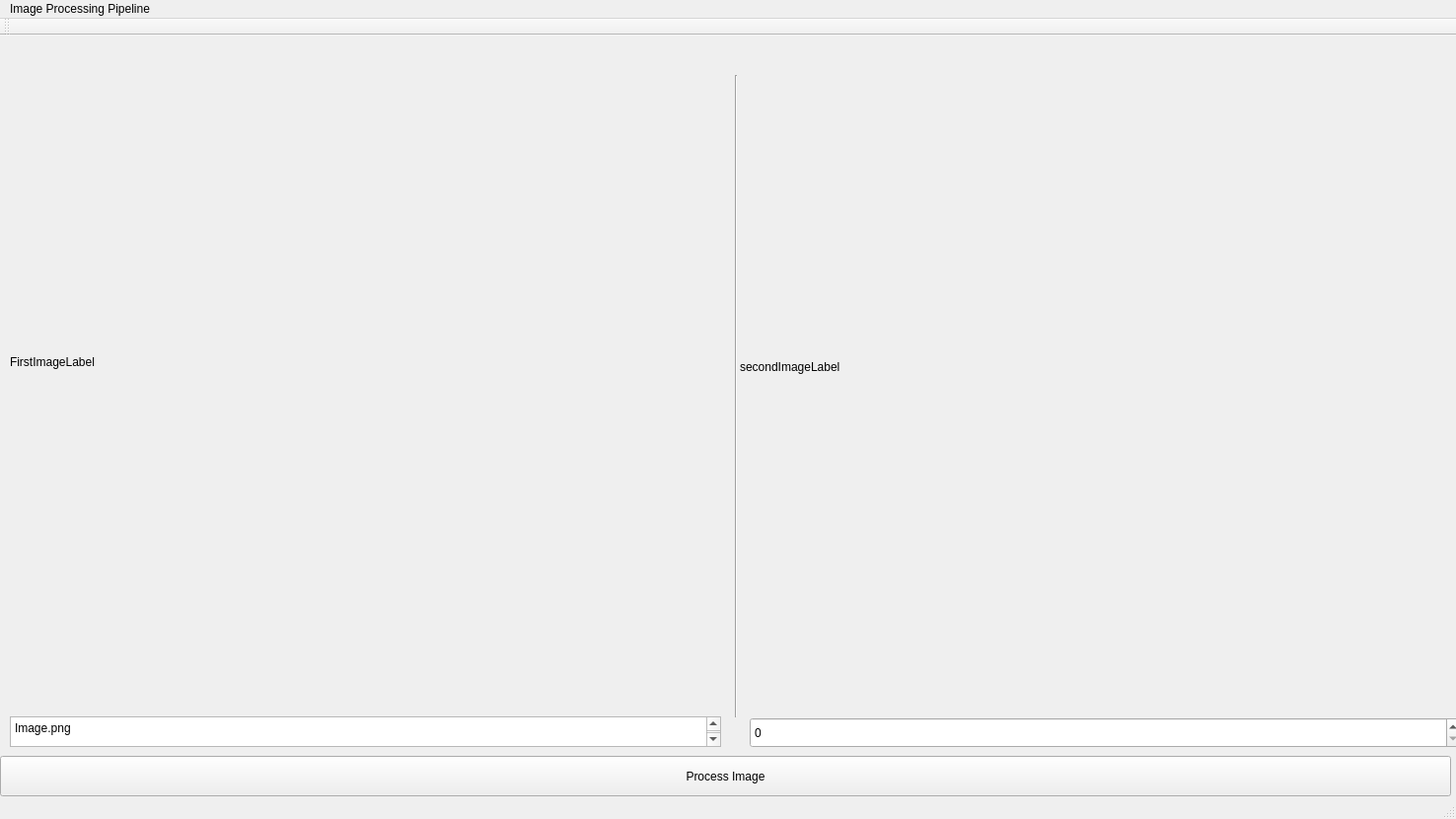
<?xml version="1.0" encoding="UTF-8"?>
<ui version="4.0">
 <class>MainWindow</class>
 <widget class="QMainWindow" name="MainWindow">
  <property name="geometry">
   <rect>
    <x>0</x>
    <y>0</y>
    <width>1476</width>
    <height>830</height>
   </rect>
  </property>
  <property name="windowTitle">
   <string>MainWindow</string>
  </property>
  <widget class="QWidget" name="centralWidget">
   <widget class="Line" name="_line">
    <property name="geometry">
     <rect>
      <x>738</x>
      <y>40</y>
      <width>16</width>
      <height>651</height>
     </rect>
    </property>
    <property name="orientation">
     <enum>Qt::Vertical</enum>
    </property>
   </widget>
   <widget class="QLabel" name="firstImageLabel">
    <property name="geometry">
     <rect>
      <x>10</x>
      <y>10</y>
      <width>701</width>
      <height>641</height>
     </rect>
    </property>
    <property name="text">
     <string>FirstImageLabel</string>
    </property>
   </widget>
   <widget class="QLabel" name="secondImageLabel">
    <property name="geometry">
     <rect>
      <x>750</x>
      <y>10</y>
      <width>711</width>
      <height>651</height>
     </rect>
    </property>
    <property name="text">
     <string>secondImageLabel</string>
    </property>
   </widget>
   <widget class="QPushButton" name="processImagePushButton">
    <property name="geometry">
     <rect>
      <x>0</x>
      <y>730</y>
      <width>1471</width>
      <height>41</height>
     </rect>
    </property>
    <property name="text">
     <string>Process Image</string>
    </property>
   </widget>
   <widget class="QPlainTextEdit" name="fileTextEdit">
    <property name="geometry">
     <rect>
      <x>10</x>
      <y>690</y>
      <width>721</width>
      <height>31</height>
     </rect>
    </property>
    <property name="plainText">
     <string>Image.png
</string>
    </property>
   </widget>
   <widget class="QSpinBox" name="optionSpinBox">
    <property name="geometry">
     <rect>
      <x>760</x>
      <y>691</y>
      <width>721</width>
      <height>31</height>
     </rect>
    </property>
   </widget>
  </widget>
  <widget class="QMenuBar" name="menuBar">
   <property name="geometry">
    <rect>
     <x>0</x>
     <y>0</y>
     <width>1476</width>
     <height>22</height>
    </rect>
   </property>
   <widget class="QMenu" name="menuImage_Processing_Pipeline">
    <property name="title">
     <string>Image Processing Pipeline</string>
    </property>
   </widget>
   <addaction name="menuImage_Processing_Pipeline"/>
  </widget>
  <widget class="QToolBar" name="mainToolBar">
   <attribute name="toolBarArea">
    <enum>TopToolBarArea</enum>
   </attribute>
   <attribute name="toolBarBreak">
    <bool>false</bool>
   </attribute>
  </widget>
  <widget class="QStatusBar" name="statusBar"/>
 </widget>
 <layoutdefault spacing="6" margin="11"/>
 <resources/>
 <connections/>
</ui>
